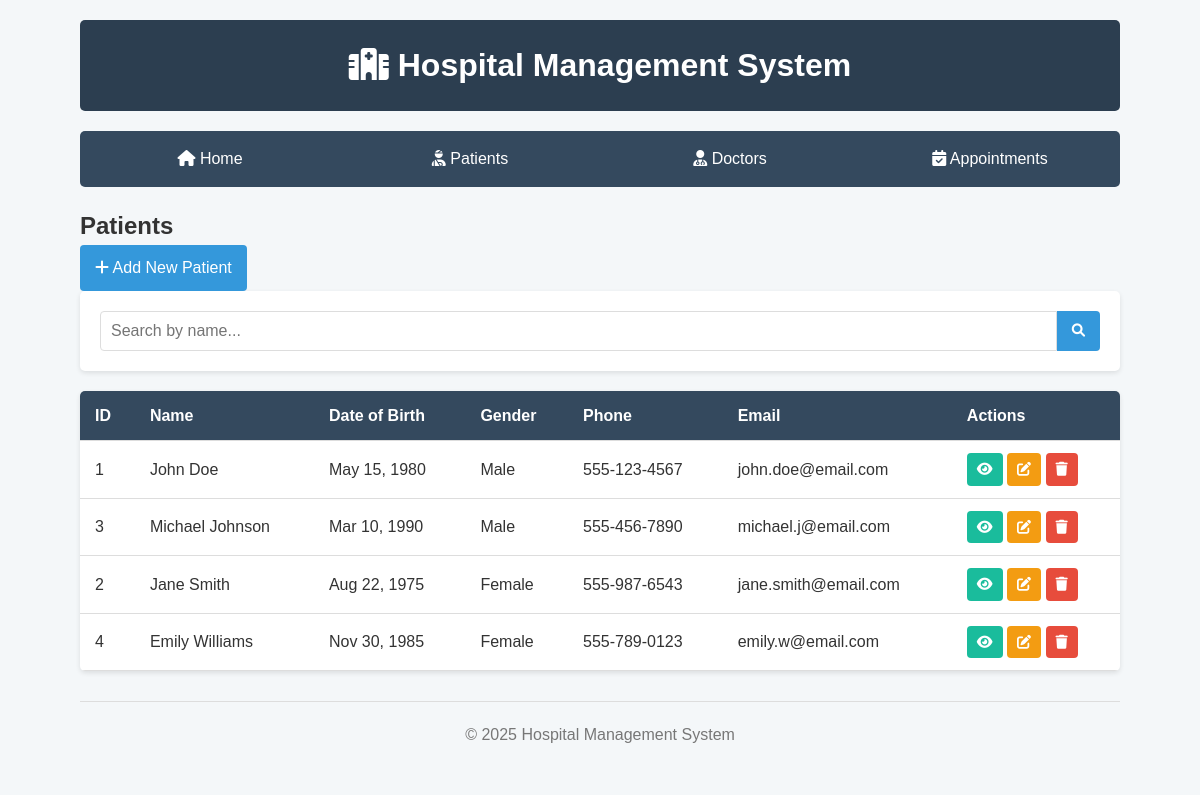
The app's page /view/patients/list.php with its own data.
### tables this page shows
CREATE TABLE IF NOT EXISTS patients (
    id INT AUTO_INCREMENT PRIMARY KEY,
    first_name VARCHAR(50) NOT NULL,
    last_name VARCHAR(50) NOT NULL,
    date_of_birth DATE NOT NULL,
    gender ENUM('Male', 'Female', 'Other') NOT NULL,
    address VARCHAR(255),
    phone VARCHAR(20) NOT NULL,
    email VARCHAR(100),
    medical_history TEXT,
    created_at TIMESTAMP DEFAULT CURRENT_TIMESTAMP,
    updated_at TIMESTAMP DEFAULT CURRENT_TIMESTAMP ON UPDATE CURRENT_TIMESTAMP
);

### config/config.php (called while the page is built, shortened)
<?php
class Database {
    private static $instance = null;
    private $conn;
    private function __construct() {
        $dsn = "mysql:host=" . DB_HOST . ";dbname=" . DB_NAME . ";charset=" . DB_CHARSET;
        $options = [
            PDO::ATTR_ERRMODE => PDO::ERRMODE_EXCEPTION,
            PDO::ATTR_DEFAULT_FETCH_MODE => PDO::FETCH_ASSOC,
            PDO::ATTR_EMULATE_PREPARES => false,
        ];
        try {
            $this->conn = new PDO($dsn, DB_USER, DB_PASS, $options);
        } catch (PDOException $e) {
            die("Connection failed: " . $e->getMessage());
        }
    }
    public static function getInstance() {
        if (self::$instance === null) {
            self::$instance = new self();
        }
        return self::$instance;
    }
    public function getConnection() {
        return $this->conn;
    }
}
function baseUrl() {
    $protocol = isset($_SERVER['HTTPS']) && $_SERVER['HTTPS'] === 'on' ? 'https' : 'http';
    $host = $_SERVER['HTTP_HOST'];
    return "$protocol://$host/tp7-dpbo-ismail/";
}
?>

### class/Patient.php (called while the page is built, shortened)
<?php
require_once __DIR__ . '/../config/config.php';
class Patient {
    private $db;
    public function __construct() {
        $this->db = Database::getInstance()->getConnection();
    }
    public function getAll() {
        try {
            $query = "SELECT * FROM patients ORDER BY last_name, first_name";
            $stmt = $this->db->prepare($query);
            $stmt->execute();
            return $stmt->fetchAll();
        } catch (PDOException $e) {
            die("Error fetching patients: " . $e->getMessage());
        }
    }
}
?>

### view/patients/list.php (the view)
<?php
require_once '../../config/config.php';
require_once '../../class/Patient.php';
$patient = new Patient();
$searchTerm = '';
$patients = [];
if (isset($_GET['search']) && !empty($_GET['search'])) {
    $searchTerm = sanitize($_GET['search']);
    $patients = $patient->search($searchTerm);
} else {
    $patients = $patient->getAll();
}
include_once '../../includes/header.php';
?>
<h2>Patients</h2>
<div class="actions">
    <a href="add.php" class="btn btn-primary"><i class="fas fa-plus"></i> Add New Patient</a>
</div>
<form action="" method="GET" class="search-form">
    <input type="text" name="search" placeholder="Search by name..." value="<?php echo $searchTerm; ?>">
    <button type="submit"><i class="fas fa-search"></i></button>
</form>
<?php if (count($patients) > 0): ?>
    <table>
        <thead>
            <tr>
                <th>ID</th>
                <th>Name</th>
                <th>Date of Birth</th>
                <th>Gender</th>
                <th>Phone</th>
                <th>Email</th>
                <th>Actions</th>
            </tr>
        </thead>
        <tbody>
            <?php foreach ($patients as $p): ?>
                <tr>
                    <td><?php echo $p['id']; ?></td>
                    <td><?php echo $p['first_name'] . ' ' . $p['last_name']; ?></td>
                    <td><?php echo date('M d, Y', strtotime($p['date_of_birth'])); ?></td>
                    <td><?php echo $p['gender']; ?></td>
                    <td><?php echo $p['phone']; ?></td>
                    <td><?php echo $p['email']; ?></td>
                    <td>
                        <a href="view.php?id=<?php echo $p['id']; ?>" class="btn btn-sm btn-info"><i class="fas fa-eye"></i></a>
                        <a href="edit.php?id=<?php echo $p['id']; ?>" class="btn btn-sm btn-warning"><i class="fas fa-edit"></i></a>
                        <a href="delete.php?id=<?php echo $p['id']; ?>" class="btn btn-sm btn-danger" onclick="return confirm('Are you sure you want to delete this patient?');"><i class="fas fa-trash"></i></a>
                    </td>
                </tr>
            <?php endforeach; ?>
        </tbody>
    </table>
<?php else: ?>
    <p>No patients found.</p>
<?php endif; ?>
<?php include_once '../../includes/footer.php'; ?>

### includes/header.php (shortened to what this page needs)
<!DOCTYPE html>
<html lang="en">
<head>
    <link rel="stylesheet" href="<?php echo baseUrl(); ?>/style.css">
    <link rel="stylesheet" href="https://cdnjs.cloudflare.com/ajax/libs/font-awesome/6.0.0-beta3/css/all.min.css">
</head>
<body>
    <div class="container">
        <header>
            <h1><i class="fas fa-hospital"></i> Hospital Management System</h1>
        </header>
        <?php include_once 'navigation.php'; ?>

### includes/navigation.php
<nav>
    <ul>
        <li><a href="<?php echo baseUrl(); ?>/index.php"><i class="fas fa-home"></i> Home</a></li>
        <li><a href="<?php echo baseUrl(); ?>/view/patients/list.php"><i class="fas fa-user-injured"></i> Patients</a></li>
        <li><a href="<?php echo baseUrl(); ?>/view/doctors/list.php"><i class="fas fa-user-md"></i> Doctors</a></li>
        <li><a href="<?php echo baseUrl(); ?>/view/appointments/list.php"><i class="fas fa-calendar-check"></i> Appointments</a></li>
    </ul>
</nav>

### includes/footer.php
        <footer>
            <p>&copy; <?php echo date('Y'); ?> Hospital Management System</p>
        </footer>
    </div>
</body>
</html>

### style.css (style rules this page uses)
* { margin: 0; padding: 0; box-sizing: border-box; }
body { font-family: 'Arial', sans-serif; line-height: 1.6; color: #333; background-color: #f4f7f9; }
.container { width: 90%; max-width: 1200px; margin: 0 auto; padding: 20px; }
header { background-color: #2c3e50; color: #fff; padding: 20px 0; margin-bottom: 20px; border-radius: 5px; }
header h1 { text-align: center; }
footer { text-align: center; margin-top: 30px; padding: 20px 0; color: #777; border-top: 1px solid #ddd; }
nav { background-color: #34495e; border-radius: 5px; margin-bottom: 20px; }
nav ul { display: flex; list-style: none; padding: 0; }
nav ul li { flex: 1; text-align: center; }
nav ul li a { display: block; color: #fff; text-decoration: none; padding: 15px; transition: background-color 0.3s; }
form { background-color: #fff; padding: 20px; border-radius: 5px; box-shadow: 0 2px 5px rgba(0, 0, 0, 0.1); margin-bottom: 20px; }
input[type="text"], input[type="email"], input[type="tel"], input[type="date"], input[type="time"], select, textarea { width: 100%; padding: 10px; border: 1px solid #ddd; border-radius: 4px; font-size: 16px; }
.btn { display: inline-block; padding: 10px 15px; background-color: #3498db; color: #fff; border: none; border-radius: 4px; cursor: pointer; text-decoration: none; font-size: 16px; transition: background-color 0.3s; }
.btn-primary { background-color: #3498db; }
.btn-danger { background-color: #e74c3c; }
.btn-warning { background-color: #f39c12; }
.btn-info { background-color: #1abc9c; }
.btn-sm { padding: 5px 10px; font-size: 14px; }
table { width: 100%; border-collapse: collapse; background-color: #fff; box-shadow: 0 2px 5px rgba(0, 0, 0, 0.1); border-radius: 5px; overflow: hidden; }
th, td { padding: 12px 15px; text-align: left; border-bottom: 1px solid #ddd; }
th { background-color: #34495e; color: #fff; }
.search-form { display: flex; margin-bottom: 20px; }
.search-form input[type="text"] { flex: 1; padding: 10px; border: 1px solid #ddd; border-radius: 4px 0 0 4px; font-size: 16px; }
.search-form button { padding: 10px 15px; background-color: #3498db; color: #fff; border: none; border-radius: 0 4px 4px 0; cursor: pointer; }

### records on screen
patients: id "1", first_name "John", last_name "Doe", date_of_birth "May 15, 1980", gender "Male", phone "555-123-4567", email "john.doe@email.com"
patients: id "3", first_name "Michael", last_name "Johnson", date_of_birth "Mar 10, 1990", gender "Male", phone "555-456-7890", email "michael.j@email.com"
patients: id "2", first_name "Jane", last_name "Smith", date_of_birth "Aug 22, 1975", gender "Female", phone "555-987-6543", email "jane.smith@email.com"
patients: id "4", first_name "Emily", last_name "Williams", date_of_birth "Nov 30, 1985", gender "Female", phone "555-789-0123", email "emily.w@email.com"
